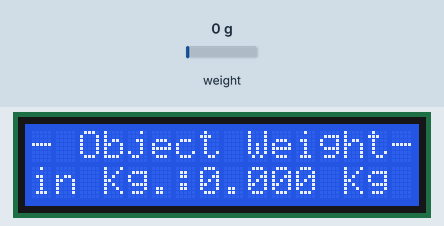
A sketch run on a simulated Arduino Uno, built with avr-gcc and run on an emulated ATmega328P. Parts: 16×2 character LCD. The test bench sets the inputs (shaded band); at power-on: weight on the scale 0 g. What the sketch prints to the serial monitor is not drawn.

Above: at 2.2 s.
2.3 s: weight on the scale set to 100 g
At 3.7 s:
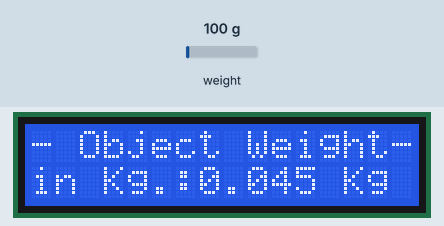
4.8 s: weight on the scale set to 1250 g
At 6.7 s:
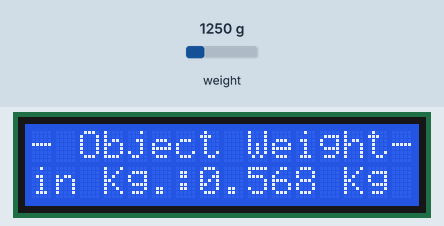
7.0 s: weight on the scale set to 2500 g
At 8.6 s:
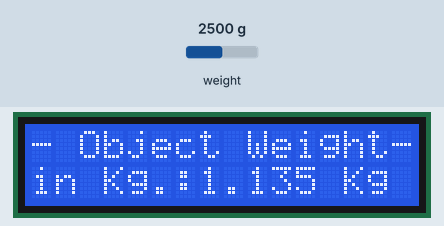
Timing chart, 0 to 10.1 s (numbered marks = the images above; inputs shaded):
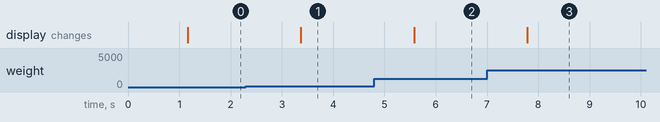

The sketch:

03_Weight_Display_On_LCD16x2_Kg_RST_Button___IoT_Thap.ino
```cpp
#include "HX711.h"
#include <LiquidCrystal.h>

//set calibration factor known weight measurement if you not get perfect weight
#define calibration_factor 98980.994//84//-90220 // for 20kg load cell
//#define calibration_factor -28160 // for 40kg load cell
//#define calibration_factor -208600 // for 10kg load cell


#define LOADCELL_DOUT_PIN  A1
#define LOADCELL_SCK_PIN  A2

//LCD pin to Arduino
const int pin_RS = 8;
const int pin_EN = 9;
const int pin_d4 = 4;
const int pin_d5 = 5;
const int pin_d6 = 6;
const int pin_d7 = 7;
const int pin_BL = 10;
float weight;
float real_weight;
float minimum_weight = 0.001; // minimum weight 0.10 kg
float average = 0;


LiquidCrystal lcd( pin_RS,  pin_EN,  pin_d4,  pin_d5,  pin_d6,  pin_d7);
HX711 scale;

void setup() {
  Serial.begin(9600);
  lcd.begin(16, 2);
  lcd.setCursor(0, 0);
  lcd.print("- Object Weight-");
  lcd.setCursor(0, 1);
  lcd.print("in Kg.:");
  // load cell code below
  scale.begin(LOADCELL_DOUT_PIN, LOADCELL_SCK_PIN);
  scale.set_scale(calibration_factor); //This value is obtained by using the SparkFun_HX711_Calibration sketch
  scale.tare(); //Assuming there is no weight on the scale at start up, reset the scale to 0
}
float weightReadInstance()
{
  //load cell data  weight in kg
  weight = (0.454 * scale.get_units());
  if (weight > minimum_weight) {
    real_weight = weight;
  }
  else {
    real_weight = 0.00;
  }
  return real_weight;
}
void loop() {
  lcd.setCursor(7, 1);
  average = weightReadInstance();
  Serial.println(average, 3);
  lcd.print (average, 3);
  lcd.print (" Kg");
  delay(1000);
}
```

Measured:
- after the input at 2.3 s, the display: changes after 1.1 s (image 1)
- after the input at 4.8 s, the display: changes after 0.78 s (image 2)
- after the input at 7.0 s, the display: changes after 0.78 s (image 3)
